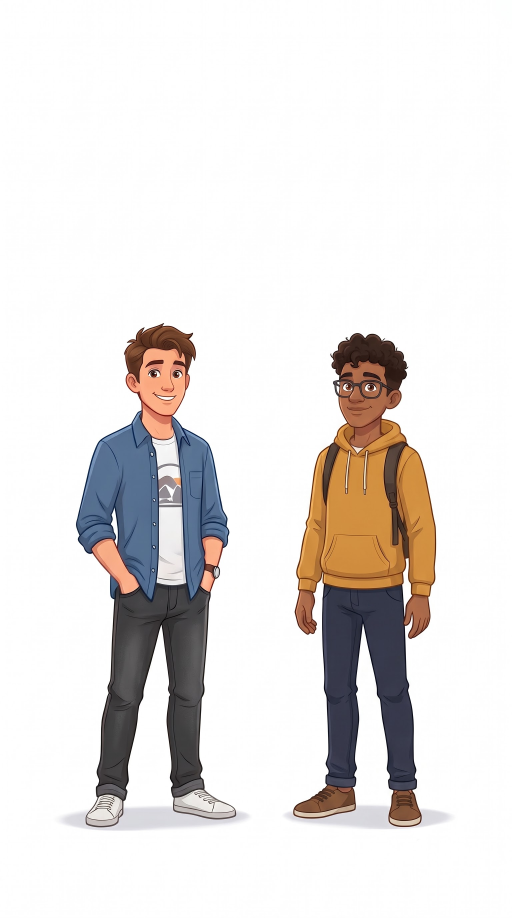
#> input picture photo/01/1.jpg, 1536 x 2752 px (shown at 1/3 size)
$ python -i panel.py   (imports and definitions only)
#> lines starting #> are read from the running program, lines starting #| are printed output that depends on the picture
#> further down, picture is the input picture: PIL image 1536x2752 RGB; mean R, G, B 229.6, 225.9, 224.1
"""Character panels and vertical stacking for the split-screen layout.

The split layout shows the two characters in the top part of the frame and a
looping background clip (e.g. gameplay footage) in the bottom part. This module
builds the top panel: it tracks the characters in a source image, crops away the
empty background and fits them onto a clean canvas, optionally with a title
header, so the characters look large and centred instead of tiny with lots of
whitespace.
"""

import logging
from pathlib import Path
from typing import Optional, Tuple

from PIL import Image, ImageDraw, ImageFont, ImageOps

logger = logging.getLogger(__name__)

_FONT_CANDIDATES = (
    "/usr/share/fonts/truetype/liberation/LiberationSans-Bold.ttf",
    "/usr/share/fonts/truetype/dejavu/DejaVuSans-Bold.ttf",
    "/usr/share/fonts/truetype/freefont/FreeSansBold.ttf",
)


# [129 lines left out: functions _load_font, _wrap_to_width, _draw_text_block, not called in this run]


def content_bbox(
    image: Image.Image,
    threshold: int = 235,
    downscale_width: int = 384,
) -> Tuple[int, int, int, int]:
    """
    Return the bounding box of the non-background content in ``image``.

    The storyboard images are drawn on a near-white background, so we threshold a
    downscaled grayscale copy (fast, and unaffected by a faint gradient) and take
    the extent of the darker pixels. Returns the full image box when nothing is
    detected.
    """
#> called with threshold = 235, downscale_width = 384
    gray = image.convert("L")
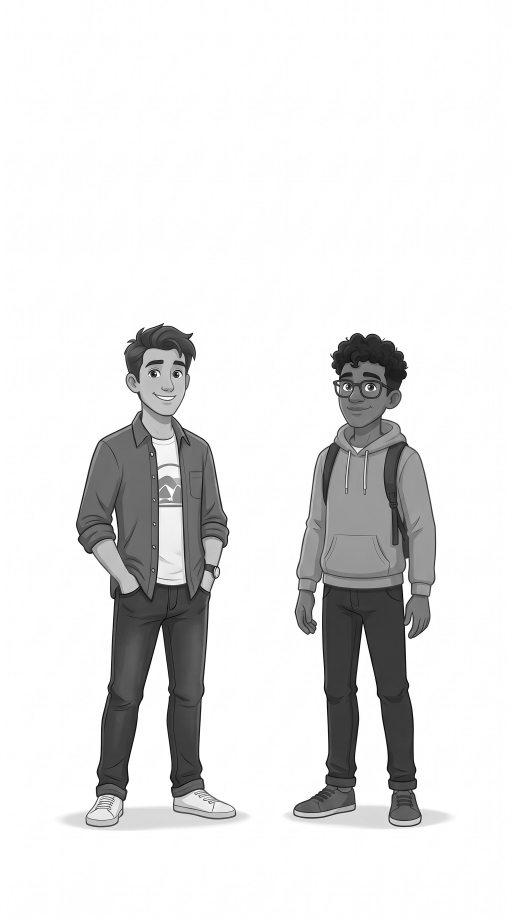
#> gray: PIL image 1536x2752 L (shown at 1/3 size); min 0, max 255, mean 226.8
    width, height = gray.size
#> width = 1536; height = 2752
    scale = downscale_width / width
#> scale = 0.25
    small = gray.resize((downscale_width, max(1, int(height * scale))), Image.BILINEAR)
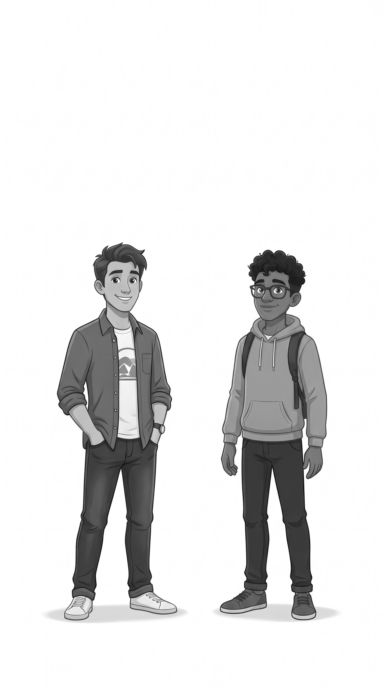
#> small: PIL image 384x688 L; min 18, max 255, mean 226.9
    bbox = small.point(lambda p: 255 if p < threshold else 0).getbbox()
#> bbox = (47, 242, 337, 623)
    if bbox is None:
        return (0, 0, width, height)
    left, top, right, bottom = bbox
#> left = 47; top = 242; right = 337; bottom = 623
    return (
        max(0, int(left / scale)),
        max(0, int(top / scale)),
        min(width, int(right / scale)),
        min(height, int(bottom / scale)),
    )


# [94 lines left out: functions build_character_panel, fit_cover, stack_vertical, not called in this run]

>>> from PIL import Image
>>> picture = Image.open('../photo/01/1.jpg')
>>> result = content_bbox(picture)
#> result = (188, 968, 1348, 2492)
